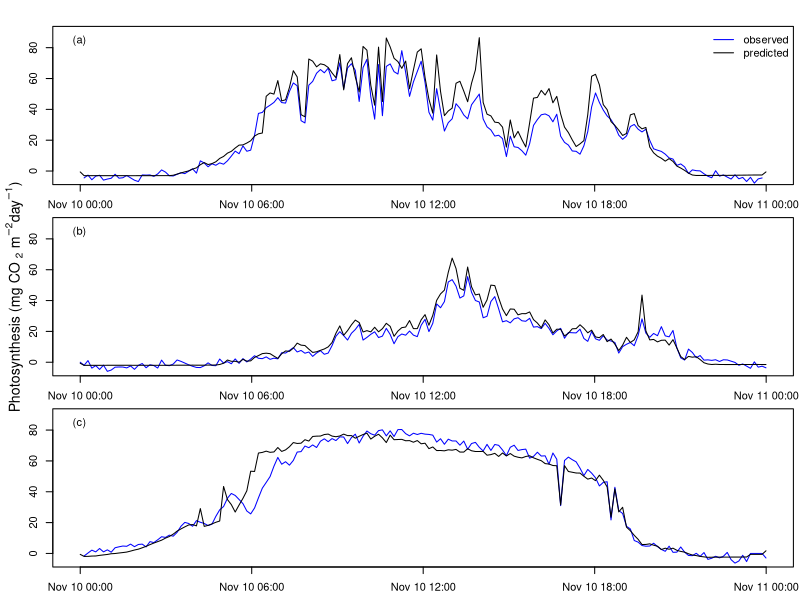

Source code (R):
setwd('input/')
datafile<-read.table("Fig_3_photosynthesis.txt", header=TRUE)

colnames(datafile)

# please note that the excat time might be off 
# since we have estimated the time such that all measurements (app. 180) appear regularly throughout the day 
time<-strptime(datafile$time, format="%X")
A_meas<-datafile$A_p_meas  ## measured photosynthesis on day A  (mg CO2 m-2 s-1)
A_pred<-datafile$A_p_pred  ## predicted photosynthesis on day A (mg CO2 m-2 s-1)
B_meas<-datafile$B_p_meas  ## measured photosynthesis on day B  (mg CO2 m-2 s-1)
B_pred<-datafile$B_p_pred  ## predicted photosynthesis on day B (mg CO2 m-2 s-1)
C_meas<-datafile$C_p_meas  ## measured photosynthesis on day C  (mg CO2 m-2 s-1)
C_pred<-datafile$C_p_pred  ## predicted photosynthesis on day C (mg CO2 m-2 s-1)

par(mfrow=c(3, 1))
par(mar = c(0.5, 4, 2, 0), oma = c(2, 0, 0, 0.5))  # Marginaalien asetuksia

plot(y=A_meas, x=time, col="blue", ylim=c(-5,90), type="l",xlab="",ylab="")
lines(y=A_pred, x=time, col="black")
legend("topleft", paste("(a)"), bty = "n")
legend("topright", c("observed","predicted"), col=c("blue","black"), lty=1, bty = "n")

plot(y=B_meas, x=time, col="blue", ylim=c(-5,90), type="l",xlab="Hour (hh:mm)",ylab="")
lines(y=B_pred, x=time, col="black")
legend("topleft", paste("(b)"), bty = "n")
mtext(expression('Photosynthesis (mg CO '[2]*' m'^-2*'day'^-1*')'),side=2, line=2, cex=0.85)

plot(y=C_meas, x=time, col="blue", ylim=c(-5,90), type="l",xlab="",ylab="")
lines(y=C_pred, x=time, col="black")
legend("topleft", paste("(c)"), bty = "n")


